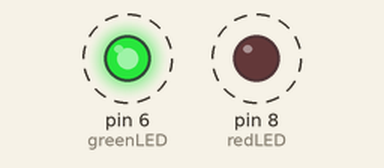
Recording of a sketch running on a simulated Arduino Uno, built with avr-gcc and run on an emulated ATmega328P. Parts: output pins drawn as LEDs (lit = HIGH). Dashed ring = blinking. EEPROM starts erased.

Above: at 0.2 s.
Timing chart, 0 to 3.0 s (numbered marks = the images above):
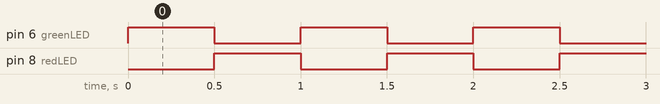

The sketch:

eeprom-setup.ino
```cpp
#include <EEPROM.h>

uint8_t greenLED = 6;
uint8_t redLED = 8;

void setup(){
EEPROM.write(0,2);
pinMode(greenLED, OUTPUT);
pinMode(redLED, OUTPUT);
}

void loop(){
digitalWrite(greenLED, HIGH);
digitalWrite(redLED, LOW);
delay(500);
digitalWrite(greenLED, LOW);
digitalWrite(redLED, HIGH);
delay(500);
}
```

Measured:
- by itself, pin 6 (greenLED), pin 8 (redLED): alternates HIGH for 0.50 s and LOW for 0.50 s
